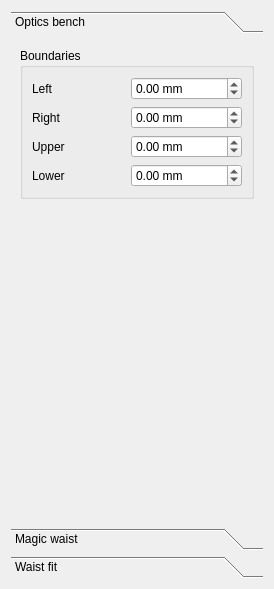
<?xml version="1.0" encoding="UTF-8"?>
<ui version="4.0">
 <class>GaussianBeamWidget</class>
 <widget class="QWidget" name="GaussianBeamWidget">
  <property name="geometry">
   <rect>
    <x>0</x>
    <y>0</y>
    <width>274</width>
    <height>589</height>
   </rect>
  </property>
  <property name="windowTitle">
   <string>Gaussian Beam</string>
  </property>
  <layout class="QVBoxLayout" name="verticalLayout_4">
   <item>
    <layout class="QVBoxLayout">
     <item>
      <widget class="QToolBox" name="toolBox">
       <property name="minimumSize">
        <size>
         <width>200</width>
         <height>16</height>
        </size>
       </property>
       <property name="frameShape">
        <enum>QFrame::NoFrame</enum>
       </property>
       <property name="frameShadow">
        <enum>QFrame::Plain</enum>
       </property>
       <property name="currentIndex">
        <number>0</number>
       </property>
       <widget class="QWidget" name="page_Bench">
        <property name="geometry">
         <rect>
          <x>0</x>
          <y>0</y>
          <width>260</width>
          <height>503</height>
         </rect>
        </property>
        <attribute name="label">
         <string>Optics bench</string>
        </attribute>
        <layout class="QVBoxLayout" name="verticalLayout_2">
         <item>
          <widget class="QGroupBox" name="groupBox">
           <property name="enabled">
            <bool>true</bool>
           </property>
           <property name="title">
            <string>Boundaries</string>
           </property>
           <layout class="QGridLayout" name="gridLayout">
            <item row="2" column="0">
             <widget class="QLabel" name="label_7">
              <property name="text">
               <string>Right</string>
              </property>
             </widget>
            </item>
            <item row="1" column="1">
             <widget class="QDoubleSpinBox" name="doubleSpinBox_LeftBoundary">
              <property name="suffix">
               <string> mm</string>
              </property>
              <property name="minimum">
               <double>-100000.000000000000000</double>
              </property>
              <property name="maximum">
               <double>100000.000000000000000</double>
              </property>
              <property name="singleStep">
               <double>10.000000000000000</double>
              </property>
             </widget>
            </item>
            <item row="2" column="1">
             <widget class="QDoubleSpinBox" name="doubleSpinBox_RightBoundary">
              <property name="suffix">
               <string> mm</string>
              </property>
              <property name="minimum">
               <double>-100000.000000000000000</double>
              </property>
              <property name="maximum">
               <double>100000.000000000000000</double>
              </property>
              <property name="singleStep">
               <double>10.000000000000000</double>
              </property>
             </widget>
            </item>
            <item row="1" column="0">
             <widget class="QLabel" name="label_6">
              <property name="text">
               <string>Left</string>
              </property>
             </widget>
            </item>
            <item row="3" column="1">
             <widget class="QDoubleSpinBox" name="doubleSpinBox_UpperBoundary">
              <property name="suffix">
               <string> mm</string>
              </property>
              <property name="minimum">
               <double>-100000.000000000000000</double>
              </property>
              <property name="maximum">
               <double>100000.000000000000000</double>
              </property>
              <property name="singleStep">
               <double>10.000000000000000</double>
              </property>
             </widget>
            </item>
            <item row="4" column="1">
             <widget class="QDoubleSpinBox" name="doubleSpinBox_LowerBoundary">
              <property name="suffix">
               <string> mm</string>
              </property>
              <property name="minimum">
               <double>-100000.000000000000000</double>
              </property>
              <property name="maximum">
               <double>100000.000000000000000</double>
              </property>
              <property name="singleStep">
               <double>10.000000000000000</double>
              </property>
             </widget>
            </item>
            <item row="3" column="0">
             <widget class="QLabel" name="label_10">
              <property name="text">
               <string>Upper</string>
              </property>
             </widget>
            </item>
            <item row="4" column="0">
             <widget class="QLabel" name="label_11">
              <property name="text">
               <string>Lower</string>
              </property>
             </widget>
            </item>
           </layout>
          </widget>
         </item>
         <item>
          <spacer>
           <property name="orientation">
            <enum>Qt::Vertical</enum>
           </property>
           <property name="sizeHint" stdset="0">
            <size>
             <width>20</width>
             <height>40</height>
            </size>
           </property>
          </spacer>
         </item>
        </layout>
       </widget>
       <widget class="QWidget" name="page_MagicWaist">
        <property name="enabled">
         <bool>false</bool>
        </property>
        <property name="geometry">
         <rect>
          <x>0</x>
          <y>0</y>
          <width>260</width>
          <height>503</height>
         </rect>
        </property>
        <property name="cursor">
         <cursorShape>WaitCursor</cursorShape>
        </property>
        <attribute name="label">
         <string>Magic waist</string>
        </attribute>
        <layout class="QVBoxLayout" name="verticalLayout_5">
         <item>
          <widget class="QLabel" name="label_9">
           <property name="text">
            <string>Aspect</string>
           </property>
          </widget>
         </item>
         <item>
          <widget class="QComboBox" name="comboBox_TargetOrientation">
           <item>
            <property name="text">
             <string>Spherical</string>
            </property>
           </item>
           <item>
            <property name="text">
             <string>Ellipsoidal</string>
            </property>
           </item>
          </widget>
         </item>
         <item>
          <widget class="QLabel" name="label">
           <property name="text">
            <string>Target waist</string>
           </property>
          </widget>
         </item>
         <item>
          <layout class="QHBoxLayout" name="horizontalLayout_2">
           <item>
            <widget class="QDoubleSpinBox" name="doubleSpinBox_HTargetWaist">
             <property name="maximum">
              <double>100000.000000000000000</double>
             </property>
             <property name="value">
              <double>100.000000000000000</double>
             </property>
            </widget>
           </item>
           <item>
            <widget class="QDoubleSpinBox" name="doubleSpinBox_VTargetWaist">
             <property name="maximum">
              <double>100000.000000000000000</double>
             </property>
             <property name="value">
              <double>100.000000000000000</double>
             </property>
            </widget>
           </item>
          </layout>
         </item>
         <item>
          <widget class="QLabel" name="label_2">
           <property name="text">
            <string>Target position</string>
           </property>
          </widget>
         </item>
         <item>
          <layout class="QHBoxLayout" name="horizontalLayout_3">
           <item>
            <widget class="QDoubleSpinBox" name="doubleSpinBox_HTargetPosition">
             <property name="minimum">
              <double>-100000.000000000000000</double>
             </property>
             <property name="maximum">
              <double>100000.000000000000000</double>
             </property>
             <property name="value">
              <double>550.000000000000000</double>
             </property>
            </widget>
           </item>
           <item>
            <widget class="QDoubleSpinBox" name="doubleSpinBox_VTargetPosition">
             <property name="minimum">
              <double>-100000.000000000000000</double>
             </property>
             <property name="maximum">
              <double>100000.000000000000000</double>
             </property>
             <property name="value">
              <double>550.000000000000000</double>
             </property>
            </widget>
           </item>
          </layout>
         </item>
         <item>
          <widget class="QLabel" name="label_MinOverlap">
           <property name="text">
            <string>Minimum overlap</string>
           </property>
          </widget>
         </item>
         <item>
          <widget class="QDoubleSpinBox" name="doubleSpinBox_MinOverlap">
           <property name="suffix">
            <string> %</string>
           </property>
           <property name="maximum">
            <double>100.000000000000000</double>
           </property>
           <property name="value">
            <double>98.000000000000000</double>
           </property>
          </widget>
         </item>
         <item>
          <widget class="QCheckBox" name="checkBox_ShowTargetBeam">
           <property name="enabled">
            <bool>false</bool>
           </property>
           <property name="text">
            <string>Show target beam</string>
           </property>
          </widget>
         </item>
         <item>
          <widget class="QLabel" name="label_OverlapResult">
           <property name="text">
            <string/>
           </property>
          </widget>
         </item>
         <item>
          <widget class="QLabel" name="label_MagicWaistResult">
           <property name="text">
            <string/>
           </property>
          </widget>
         </item>
         <item>
          <spacer>
           <property name="orientation">
            <enum>Qt::Vertical</enum>
           </property>
           <property name="sizeHint" stdset="0">
            <size>
             <width>20</width>
             <height>40</height>
            </size>
           </property>
          </spacer>
         </item>
         <item>
          <widget class="QPushButton" name="pushButton_LocalOptimum">
           <property name="text">
            <string>Local optimum</string>
           </property>
          </widget>
         </item>
         <item>
          <widget class="QPushButton" name="pushButton_MagicWaist">
           <property name="text">
            <string>Find</string>
           </property>
          </widget>
         </item>
         <item>
          <spacer>
           <property name="orientation">
            <enum>Qt::Vertical</enum>
           </property>
           <property name="sizeHint" stdset="0">
            <size>
             <width>20</width>
             <height>40</height>
            </size>
           </property>
          </spacer>
         </item>
         <item>
          <spacer>
           <property name="orientation">
            <enum>Qt::Vertical</enum>
           </property>
           <property name="sizeHint" stdset="0">
            <size>
             <width>20</width>
             <height>40</height>
            </size>
           </property>
          </spacer>
         </item>
        </layout>
       </widget>
       <widget class="QWidget" name="page_Fit">
        <property name="geometry">
         <rect>
          <x>0</x>
          <y>0</y>
          <width>260</width>
          <height>503</height>
         </rect>
        </property>
        <attribute name="label">
         <string>Waist fit</string>
        </attribute>
        <layout class="QVBoxLayout" name="verticalLayout_3">
         <item>
          <layout class="QHBoxLayout" name="horizontalLayout">
           <item>
            <widget class="QComboBox" name="comboBox_Fit">
             <property name="sizePolicy">
              <sizepolicy hsizetype="MinimumExpanding" vsizetype="Fixed">
               <horstretch>0</horstretch>
               <verstretch>0</verstretch>
              </sizepolicy>
             </property>
            </widget>
           </item>
           <item>
            <widget class="QPushButton" name="pushButton_AddFit">
             <property name="sizePolicy">
              <sizepolicy hsizetype="Minimum" vsizetype="Fixed">
               <horstretch>0</horstretch>
               <verstretch>0</verstretch>
              </sizepolicy>
             </property>
             <property name="toolTip">
              <string>Add a new fit</string>
             </property>
             <property name="text">
              <string/>
             </property>
             <property name="icon">
              <iconset resource="GaussianBeam.qrc">
               <normaloff>:/images/edit-add.png</normaloff>:/images/edit-add.png</iconset>
             </property>
            </widget>
           </item>
           <item>
            <widget class="QPushButton" name="pushButton_RemoveFit">
             <property name="sizePolicy">
              <sizepolicy hsizetype="Minimum" vsizetype="Fixed">
               <horstretch>0</horstretch>
               <verstretch>0</verstretch>
              </sizepolicy>
             </property>
             <property name="toolTip">
              <string>Delete this fit</string>
             </property>
             <property name="text">
              <string/>
             </property>
             <property name="icon">
              <iconset resource="GaussianBeam.qrc">
               <normaloff>:/images/edit-delete.png</normaloff>:/images/edit-delete.png</iconset>
             </property>
            </widget>
           </item>
          </layout>
         </item>
         <item>
          <layout class="QHBoxLayout">
           <item>
            <widget class="QLabel" name="label_3">
             <property name="sizePolicy">
              <sizepolicy hsizetype="Minimum" vsizetype="Preferred">
               <horstretch>0</horstretch>
               <verstretch>0</verstretch>
              </sizepolicy>
             </property>
             <property name="text">
              <string>color</string>
             </property>
             <property name="scaledContents">
              <bool>true</bool>
             </property>
             <property name="alignment">
              <set>Qt::AlignRight|Qt::AlignTrailing|Qt::AlignVCenter</set>
             </property>
             <property name="wordWrap">
              <bool>true</bool>
             </property>
             <property name="margin">
              <number>1</number>
             </property>
             <property name="openExternalLinks">
              <bool>false</bool>
             </property>
            </widget>
           </item>
           <item>
            <widget class="QPushButton" name="pushButton_FitColor">
             <property name="sizePolicy">
              <sizepolicy hsizetype="Minimum" vsizetype="Minimum">
               <horstretch>0</horstretch>
               <verstretch>0</verstretch>
              </sizepolicy>
             </property>
             <property name="text">
              <string/>
             </property>
            </widget>
           </item>
           <item>
            <widget class="QPushButton" name="pushButton_RenameFit">
             <property name="toolTip">
              <string>Rename the current fit</string>
             </property>
             <property name="text">
              <string>Rename</string>
             </property>
            </widget>
           </item>
          </layout>
         </item>
         <item>
          <widget class="QLabel" name="label_8">
           <property name="text">
            <string>Orientation:</string>
           </property>
          </widget>
         </item>
         <item>
          <widget class="QComboBox" name="comboBox_FitOrientation">
           <item>
            <property name="text">
             <string>Spherical</string>
            </property>
           </item>
           <item>
            <property name="text">
             <string>Horizontal</string>
            </property>
           </item>
           <item>
            <property name="text">
             <string>Vertical</string>
            </property>
           </item>
           <item>
            <property name="text">
             <string>Ellipsoidal</string>
            </property>
           </item>
          </widget>
         </item>
         <item>
          <widget class="QLabel" name="label_4">
           <property name="text">
            <string>Measured quantity:</string>
           </property>
          </widget>
         </item>
         <item>
          <widget class="QComboBox" name="comboBox_FitData">
           <property name="currentIndex">
            <number>0</number>
           </property>
           <item>
            <property name="text">
             <string>Radius @ 1/e²</string>
            </property>
           </item>
           <item>
            <property name="text">
             <string>Diameter @ 1/e²</string>
            </property>
           </item>
           <item>
            <property name="text">
             <string>Standard deviation</string>
            </property>
           </item>
           <item>
            <property name="text">
             <string>FWHM</string>
            </property>
           </item>
           <item>
            <property name="text">
             <string>HWHM</string>
            </property>
           </item>
          </widget>
         </item>
         <item>
          <widget class="QLabel" name="label_5">
           <property name="text">
            <string>Measurements:</string>
           </property>
          </widget>
         </item>
         <item>
          <widget class="QTableView" name="fitTable"/>
         </item>
         <item>
          <layout class="QHBoxLayout">
           <item>
            <widget class="QPushButton" name="pushButton_FitAddRow">
             <property name="text">
              <string>Row</string>
             </property>
             <property name="icon">
              <iconset resource="GaussianBeam.qrc">
               <normaloff>:/images/edit-add.png</normaloff>:/images/edit-add.png</iconset>
             </property>
            </widget>
           </item>
           <item>
            <widget class="QPushButton" name="pushButton_FitRemoveRow">
             <property name="text">
              <string>Row</string>
             </property>
             <property name="icon">
              <iconset resource="GaussianBeam.qrc">
               <normaloff>:/images/edit-delete.png</normaloff>:/images/edit-delete.png</iconset>
             </property>
            </widget>
           </item>
          </layout>
         </item>
         <item>
          <widget class="QLabel" name="label_FitResult">
           <property name="text">
            <string/>
           </property>
          </widget>
         </item>
         <item>
          <widget class="QPushButton" name="pushButton_SetInputBeam">
           <property name="enabled">
            <bool>false</bool>
           </property>
           <property name="text">
            <string>Set as input beam</string>
           </property>
          </widget>
         </item>
         <item>
          <widget class="QPushButton" name="pushButton_SetTargetBeam">
           <property name="enabled">
            <bool>false</bool>
           </property>
           <property name="text">
            <string>Set as target beam</string>
           </property>
          </widget>
         </item>
        </layout>
       </widget>
      </widget>
     </item>
    </layout>
   </item>
  </layout>
 </widget>
 <resources>
  <include location="GaussianBeam.qrc"/>
 </resources>
 <connections/>
</ui>
